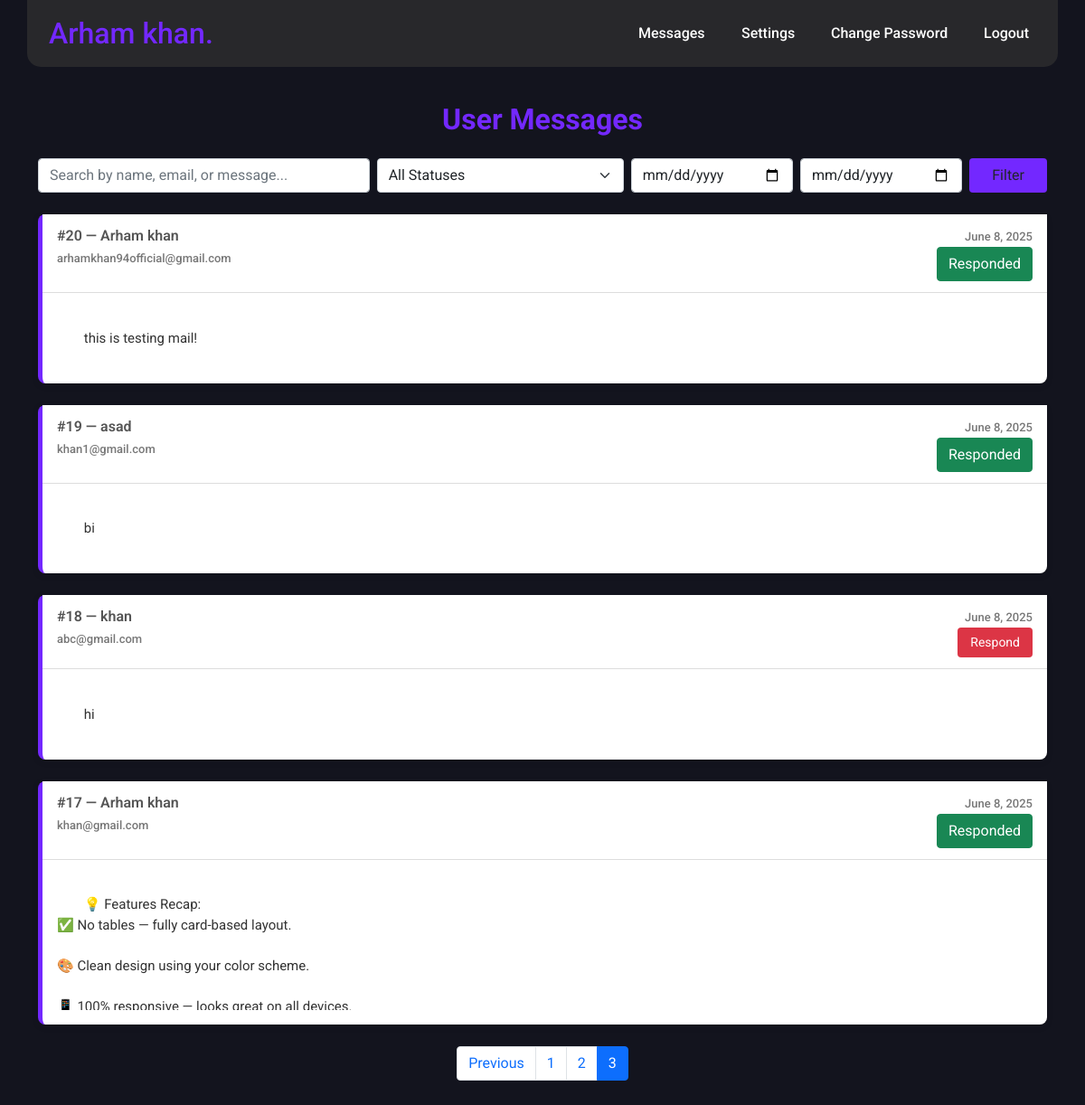
/my-portfolio-admin/?page=3 (signed in), run on the app's committed database.
### portfolioApp/models.py (models this page shows)
class ContactMessage(models.Model):
    name = models.CharField(max_length=100)
    email = models.EmailField()
    message = models.TextField()
    created_at = models.DateField(default=timezone.now)
    responded = models.BooleanField(default=False)

### portfolioApp/views.py (the view)
# urls.py: path('my-portfolio-admin/', views.mainAdmin, name='mainAdmin'),
@login_required(login_url='/login/')
def mainAdmin(request):
    profile = models.Profile.objects.first()
    messages = ContactMessage.objects.all().order_by('-id')  # latest first
    query = request.GET.get('q', '')
    status = request.GET.get('status', '')
    start_date = request.GET.get('start_date', '')
    end_date = request.GET.get('end_date', '')
    if query:
        messages = messages.filter(
            Q(name__icontains=query) |
            Q(email__icontains=query) |
            Q(message__icontains=query)
        )
    if status == 'responded':
        messages = messages.filter(responded=True)
    elif status == 'not_responded':
        messages = messages.filter(responded=False)
    else:
        messages = messages
    if start_date:
        messages = messages.filter(created_at__gte=start_date)
    if end_date:
        messages = messages.filter(created_at__lte=end_date)
    paginator = Paginator(messages, 10)
    page_number = request.GET.get('page')
    page_obj = paginator.get_page(page_number)
    colors  = models.Color.objects.first()
    context = {
        'contactMessages': page_obj,  # use page_obj here
        'profile' : profile,
        'is_admin': True,
        'colors': colors,
    }
    return render(request, 'mainAdmin/mainAdmin.html', context)

### portfolioApp/templates/mainAdmin/mainAdmin.html (shortened to what this page needs)
{% extends "base.html" %}
{% load static %}
{% block content %}
{% include "navbar.html" %}
<div class="container py-5" style='margin-top : 65px;'>
  <h2 class="mb-4 text-center heading">User Messages</h2>
  <form method="GET" class="mb-4">
  <div class="row g-2 align-items-center">
    <div class="col-md-4">
      <input type="text" name="q" class="form-control" placeholder="Search by name, email, or message..." value="{{ request.GET.q }}">
    </div>
    <div class="col-md-3">
      <select name="status" class="form-select">
        <option value="">All Statuses</option>
      </select>
    </div>
    <div class="col-md-2">
      <input type="date" name="start_date" class="form-control" value="{{ request.GET.start_date }}">
    </div>
    <div class="col-md-2">
      <input type="date" name="end_date" class="form-control" value="{{ request.GET.end_date }}">
    </div>
    <div class="col-md-1">
      <button type="submit" class="btn w-100" style='background : var(--color-3);'>Filter</button>
    </div>
  </div>
</form>
{% if contactMessages %}
      {% for message in contactMessages %}
  <div class="message-card">
    <div class="message-header">
      <div>
        <span class="card-label">#{{ message.id }} — {{ message.name }}</span><br>
        <span class="small-text">{{ message.email }}</span>
      </div>
      <div class="text-end">
        <span class="small-text">{{ message.created_at}}</span><br>
        <a href="{% url 'mark_responded' message.id %}"
          class="btn {% if message.responded %}btn-success{% else %}btn-danger respond-btn{% endif %}">
          {% if message.responded %}
            Responded
          {% else %}
            Respond
          {% endif %}
        </a>
      </div>
    </div>
    <div class="message-body">
      <div class="message-box">
        {{ message.message }}
      </div>
    </div>
  </div>
  {% endfor %}
{% else %}
  <div class="alert alert-warning text-center mt-4">
    No messages found matching your criteria.
  </div>
{% endif %}
{% with request.GET.urlencode as query_params %}
  {% if query_params %}
    {% with '&'|add:query_params|cut:'page=' as query_string %}
      <nav class="mt-4">
        <ul class="pagination justify-content-center">
          {% if contactMessages.has_previous %}
            <li class="page-item">
              <a class="page-link" href="?page={{ contactMessages.previous_page_number }}{{ query_string }}">Previous</a>
            </li>
          {% endif %}
          {% for num in contactMessages.paginator.page_range %}
            <li class="page-item {% if contactMessages.number == num %}active{% endif %}">
              <a class="page-link" href="?page={{ num }}{{ query_string }}">{{ num }}</a>
            </li>
          {% endfor %}
        </ul>
      </nav>
    {% endwith %}
  {% endif %}
{% endwith %}
{% endblock content %}

### portfolioApp/static/css/style.css (style rules this page uses)
* { margin: 0; padding: 0; box-sizing: border-box; }
html, body { background-color: var(--color-1) !important; color: var(--color-2) !important; position: relative !important; font-family: "Roboto", sans-serif !important; }
html { scroll-padding-top: 80px; }
:root { --color-1 : #13141E !important; --color-2 : #FFFFFF !important; --color-3 : #7328FF !important; --color-4 : #0EF60E !important; --color-5 : #28282B !important; }
span { color: var(--color-3); }

### data on the page
ContactMessage: id "20", name "Arham khan", email "arhamkhan94official@gmail.com", created_at "June 8, 2025", responded "Responded", message "this is testing mail!"
ContactMessage: id "19", name "asad", email "khan1@gmail.com", created_at "June 8, 2025", responded "Responded", message "bi"
ContactMessage: id "18", name "khan", email "abc@gmail.com", created_at "June 8, 2025", responded "Respond", message "hi"
ContactMessage: id "17", name "Arham khan", email "khan@gmail.com", created_at "June 8, 2025", responded "Responded", message "💡 Features Recap: ✅ No tables — fully card-based layout. 🎨 Clean design using your color scheme.…"

### other printed values
{{ num }} "1" "2" "3"
